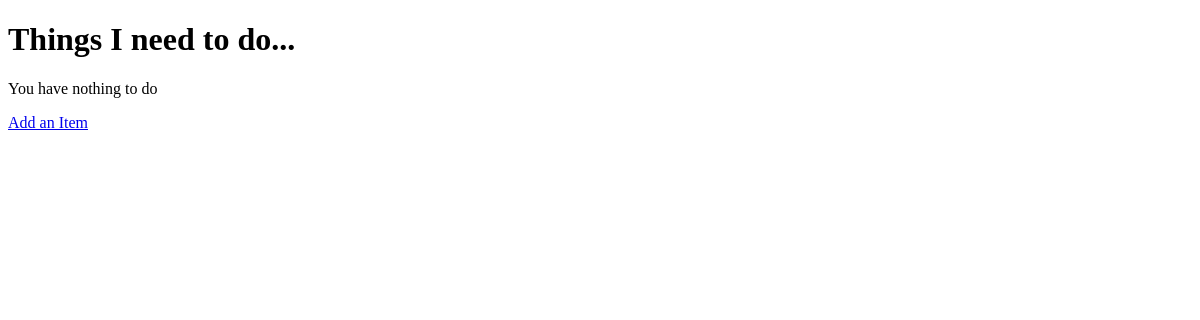
The app's page /, older data.
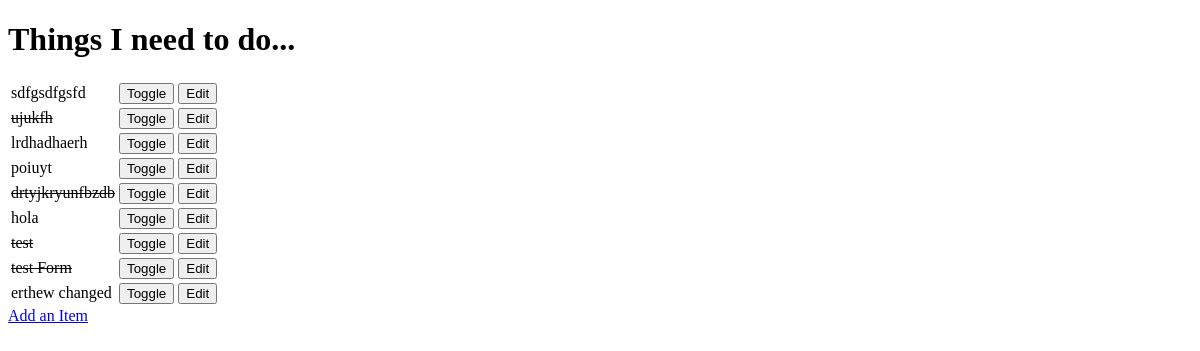
The same page, newer data.
### todo/models.py (models this page shows, shortened)
class Item(models.Model):
    name = models.CharField(max_length=30, blank=False)
    done = models.BooleanField(blank=False, default=False)

### todo/views.py (the view)
# urls.py: url(r'^$', get_todo_list),
def get_todo_list(request):
    results = Item.objects.all()
    return render(request, "todo_list.html", {'items': results})

### todo/templates/todo_list.html (shortened to what this page needs)
<!DOCTYPE html>
<html lang="en">
<head>
</head>
<body>
    <h1>Things I need to do...</h1>
    <table>
        {% for item in items %}
        <tr>
            {% if item.done %}
            <td><strike>{{ item.name }}</strike></td>
            {% else %}
            <td>{{ item.name }}</td>
            {% endif %}
            <td>
                <form method="POST" action="toggle/{{ item.id }}"> {% csrf_token %}
                    <input type="submit" value="Toggle">
                </form>
            </td>
            <td>
                <form method="GET" action="edit/{{ item.id }}"><input type="submit" value="Edit"></form>
            </td>
        </tr>
        {% empty %}
        <p>You have nothing to do</p>
        {% endfor %}
    </table>
    <a href="add">Add an Item</a>
</body>
</html>

Row changes from the older to the newer data that the page shows:
added Item: name "sdfgsdfgsfd"
added Item: name "ujukfh"
added Item: name "lrdhadhaerh"
added Item: name "poiuyt"
added Item: name "drtyjkryunfbzdb"
added Item: name "hola"
added Item: name "test"
added Item: name "test Form"
added Item: name "erthew changed"
Text that changed along with them:
text no longer shown: "You have nothing to do"
